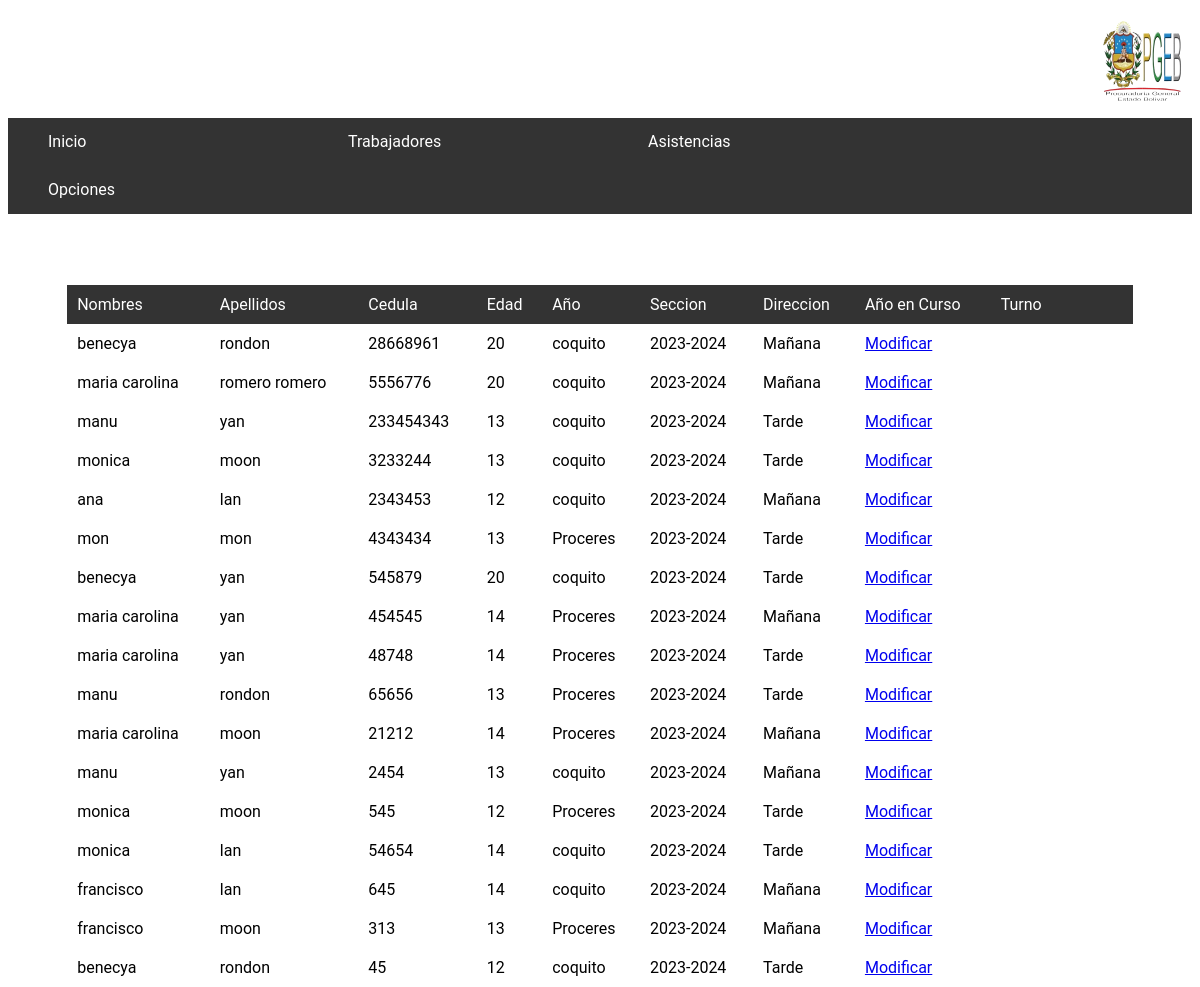
The app's page /a.php (signed in), older data.
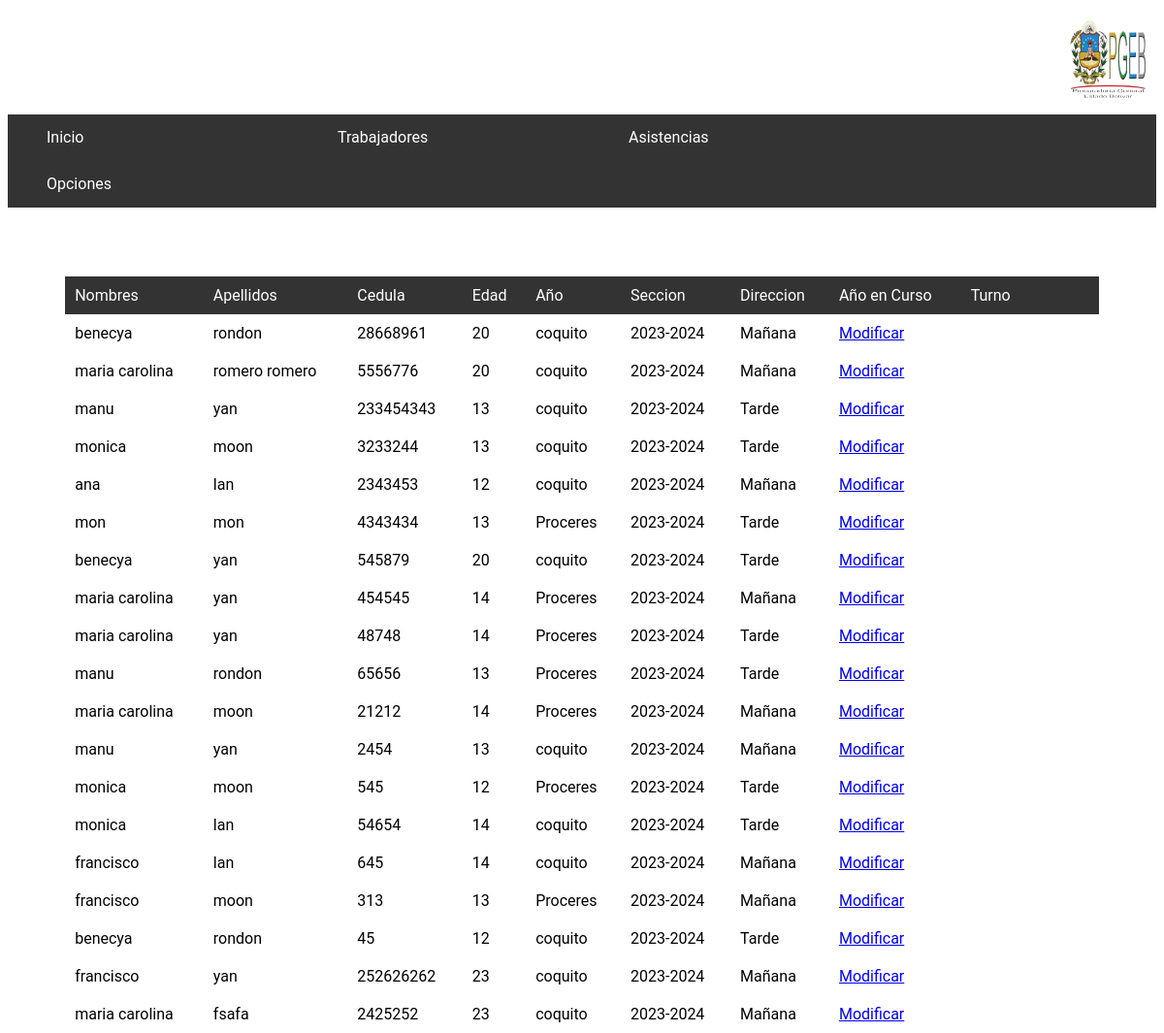
The same page, newer data.
### tables this page shows
CREATE TABLE `estudiantes` (
  `id` int(255) NOT NULL AUTO_INCREMENT,
  `nombres` varchar(255) NOT NULL,
  `apellidos` varchar(255) NOT NULL,
  `cedula` int(255) NOT NULL,
  `edad` int(255) NOT NULL,
  `anio` varchar(255) NOT NULL,
  `seccion` varchar(255) DEFAULT NULL,
  `direccion` varchar(255) NOT NULL,
  `aniocurso` varchar(255) NOT NULL,
  `turno` varchar(255) NOT NULL,
  PRIMARY KEY (`id`)
);

### a.php (the view, shortened to what this page needs)
<!DOCTYPE html>
<html>
<head>
</head>
<img src="img/logonuevo.png">
<body>
<?php require('./layout/nav.php') ?>
<table>
	<thead>
		<td>Nombres</td>
		<td>Apellidos</td>
		<td>Cedula</td>
		<td>Edad</td>
		<td>Año</td>
		<td>Seccion</td>
		<td>Direccion</td>
		<td>Año en Curso</td>
		<td>Turno</td>
		<td></td>
		<td></td>
		<td></td>
	</thead>
	<?php
		$conexion=mysqli_connect('localhost','root','','liceo');
		$sql="SELECT * FROM estudiantes ";
		$result=mysqli_query($conexion,$sql);
		while($mostrar=mysqli_fetch_array($result)){
			$id = $mostrar['id'];
		 ?>
<div class="relleno">
<tr>
	<td><?php echo $mostrar['nombres'];?></td>
	<td><?php echo $mostrar['apellidos'];?></td>
	<td><?php echo $mostrar['cedula'];?></td>
	<td><?php echo $mostrar['edad'];?></td>
	<td><?php echo $mostrar['direccion'];?></td>
	<td><?php echo $mostrar['aniocurso'];?></td>
	<td><?php echo $mostrar['turno'];?></td>
	<td><a href='modificar.php?id=<?php echo $id ?>'>Modificar</a></td>
</tr>
<?php
}
?>
</div>
</table>
</body>
</html>

### layout/nav.php (shortened to what this page needs)
<nav>
	<ul>
		<li><a href="inicio.php">Inicio</a></li>
		<li>
<li><a href="#">Trabajadores</a>
</li>
		<li><a href="#">Asistencias</a>
        </li>
		<li><a href="">Opciones</a>
					</li>
	</ul>
</nav>

### a.php (style rules this page uses)
body { background: url(img/bg2.jpg); background-size: cover; background-attachment: fixed; font-family: 'Roboto'; height: 650px; }
nav ul { list-style: none; padding: 0; }
nav li { line-height: 3rem; position: relative; width: 300px; }
nav a { text-decoration: none; color: #fff; display: block; padding: 0 2.5em; transition: .4s; }
nav > ul { background: #333 ; display: table; width: 100%; }
nav > ul > li { float: left; }
img { width: 100px; height: 110px; margin: auto; float: right; }
table { background: rgba(255, 255, 255, 0.6); text-align: left; border-collapse: collapse; width: 90%; transition: all .5s ease; margin: 6% auto; }
td, tr { padding: 10px; }
thead { background-color: #333; color: white; }

Row changes from the older to the newer data that the page shows:
added estudiantes: nombres "francisco", apellidos "yan", cedula "252626262", edad "23", direccion "coquito", aniocurso "2023-2024", turno "Mañana"
added estudiantes: nombres "maria carolina", apellidos "fsafa", cedula "2425252", edad "23", direccion "coquito", aniocurso "2023-2024", turno "Mañana"
